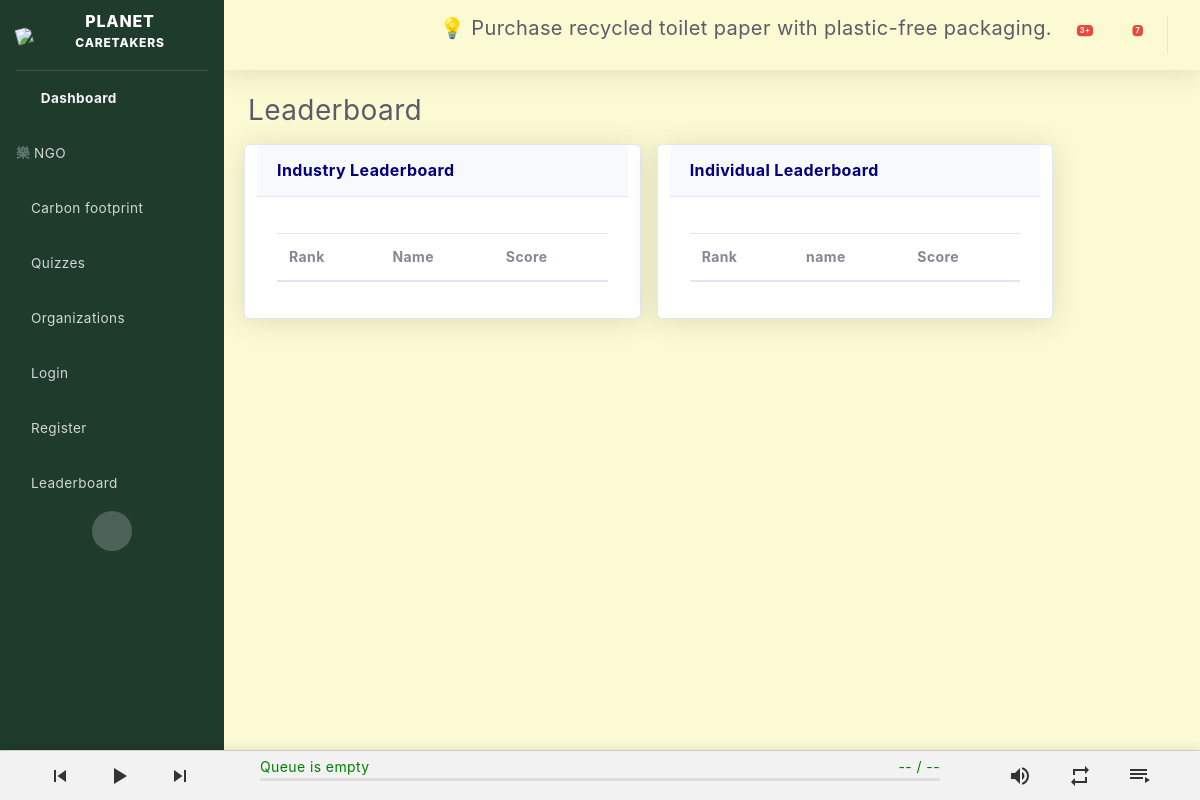
The app's page /leaderboard, older data.
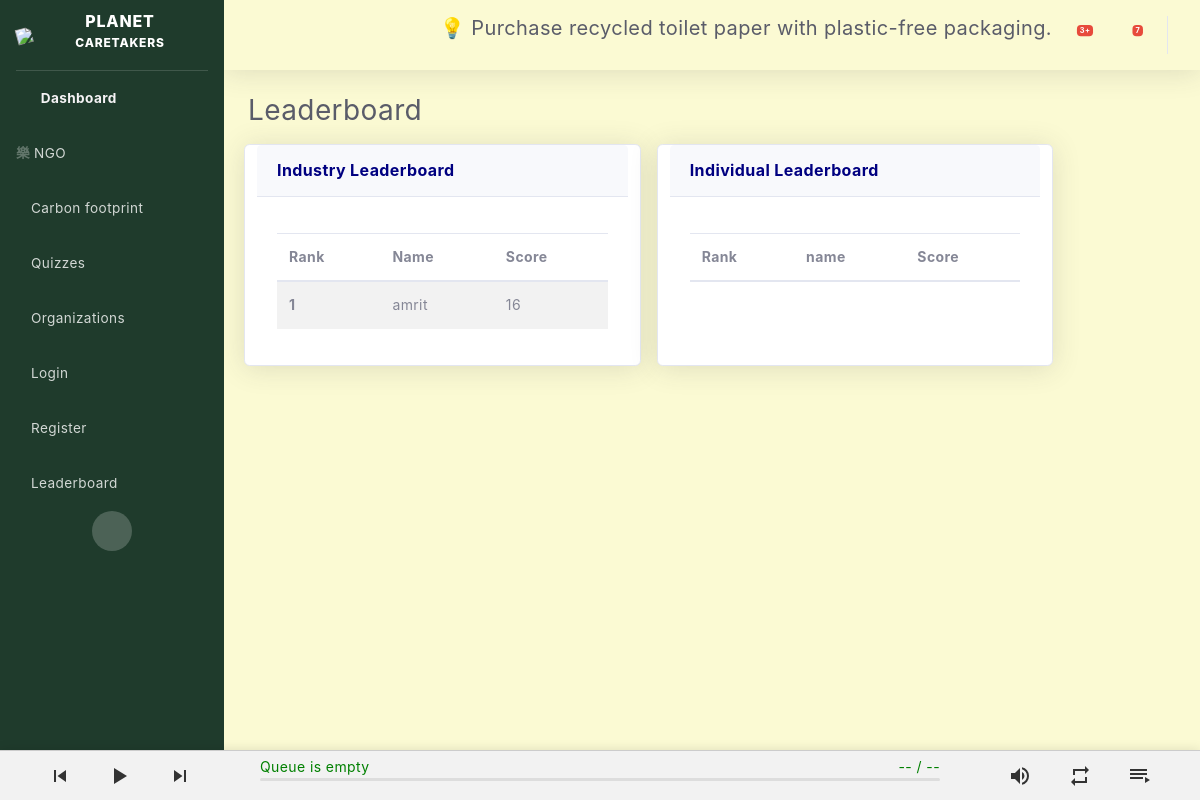
The same page, newer data.
### leaderboard/models.py (models this page shows)
class Indus_lb(models.Model):
    user                = models.OneToOneField(User, on_delete=models.CASCADE)
    score               = models.IntegerField()
    class Meta:
        ordering = ['-score']

### leaderboard/views.py (the view)
# urls.py: path('leaderboard',views.lb,name = "leader_board"),
def lb(request):
    indus  = Indus_lb.objects.all()
    indv   = Indv_lb.objects.all()
    context = {
        'indus':indus,
        "indv" :indv
    }
    return render(request,'leaderboard.html',context)

### main/templates/leaderboard.html (shortened to what this page needs)
{% extends 'base.html' %}
{% block content %}
        <div class="container-fluid">
          <h1 class="h3 mb-2 text-gray-800">Leaderboard</h1>
          <div class="row">
            <div class="col-5 m-2 card shadow mb-4">
              <div class="card-header py-3">
                <h6 class="m-0 font-weight-bold text-primary">Industry Leaderboard</h6>
              </div>
              <div class="card-body">
                <div class="table-responsive">
                  <table class="table table-striped" id="dataTable" width="100%" cellspacing="0">
                    <table class="table table-striped">
                      <thead>
                        <tr>
                          <th scope="col">Rank</th>
                          <th scope="col"> Name</th>
                          <th scope="col">Score </th>
                        </tr>
                      </thead>
                      <tbody>
                        {% for i in indus %}
                        <tr>
                          <th scope="row">{{ forloop.counter }}</th>
                          <td>{{ i.user }}</td>
                          <td>{{ i.score }}</td>
                        </tr>
                       {% endfor %}
                      </tbody>
                    </table>
                </div>
              </div>
            </div>
            <div class="col-5 m-2 card shadow mb-4">
              <div class="card-header py-3">
                <h6 class="m-0 font-weight-bold text-primary">Individual Leaderboard</h6>
              </div>
              <div class="card-body">
                <div class="table-responsive">
                  <table class="table table-striped" id="dataTable" width="100%" cellspacing="0">
                    <table class="table table-striped">
                      <thead>
                        <tr>
                          <th scope="col">Rank</th>
                          <th scope="col">name</th>
                          <th scope="col">Score</th>
                        </tr>
                      </thead>
                    </table>
                </div>
              </div>
            </div>
          </div>
      </div>
{% endblock content%}

Row changes from the older to the newer data that the page shows:
added Indus_lb: user "amrit", score "16"
